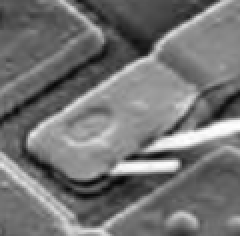
#> input picture Assgn2/fft_sample.png, 120 x 118 px, given in place of dft1.png, which was not available (shown 2 times larger)
$ python dft.py
#> lines starting #> are read from the running program, lines starting #| are printed output that depends on the picture; pictures that were not available may be replaced by others from this repository, and a replacement may not be noted
import numpy as np # Import numpy for mathematical operations and functions
import sys # Required for starting and exiting application
import copy # Need the deepcopy function to copy entire arrays
from PIL import Image # Required to read jpeg images
import cv2 as cv2
import math
from matplotlib import pyplot as plt
import matplotlib.image as mpimg
from scipy.signal import butter, lfilter, freqz
import pdb;
import argparse
import pdb

def fft(img):

    rows , cols = np.shape(img)
    FFT = np.zeros(np.shape(img), dtype=complex)

    for i in range(rows):
        for j in range(cols):

            print(i,j)

            dft = complex(0)
            for m in range(rows):
                for n in range(cols):
                    dft = dft + img[n,m]*np.exp(-2j * np.pi * (m * i / rows + n*j/cols))

            FFT[i,j] = dft

    return FFT

def new_fft(img):

    rows, cols = np.shape(img)
    FFT = np.zeros(np.shape(img), dtype = complex)

    for i in range(rows):
        for j in range(cols):

            print(i,j)

            x = np.arange(0,rows,1)/rows*i
            y = np.arange(0,cols,1)/cols*j
            xx, yy = np.meshgrid(x, y, sparse=True)
            z = xx + yy
            z = np.exp(z)
            z = np.power(z,-2j*np.pi)
            # pdb.set_trace()
            FFT[i,j] = np.trace(np.matmul(img,z))

    # FFT[FFT < np.power(.1,10)] = 0
    return FFT


blur_img = cv2.imread("/Users/sachin007/Documents/EE610/EE610_ImgProcessn/Assgn2/Images/dft1.png",0) #load the blurred image
#> blur_img is the input picture: shape (118, 120); min 6, max 254, mean 115.8
# r = 10
# c = 10
blur_img = cv2.resize(blur_img, (100,100))
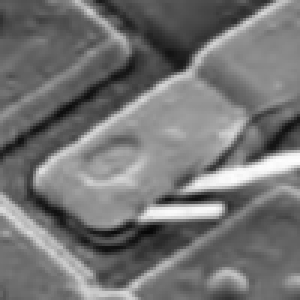
#> blur_img: shape (100, 100) (shown 3 times larger); min 7, max 253, mean 115.6
cv2.imshow("ori",blur_img)

# [7 lines of commented-out code are left out]
pad_blur_img = blur_img

self_fft = np.fft.fftshift(new_fft(pad_blur_img))
mag_self_fft =  20 * np.log(np.abs(self_fft));
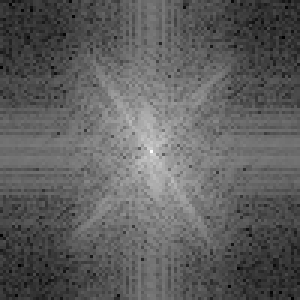
#> mag_self_fft: shape (100, 100) float64 (shown 3 times larger); min 19.25, max 279.2, mean 115.5; drawn with min black and max white
mag_self_fft[mag_self_fft < np.power(.1,5)] = 0

fft_np = np.fft.fftshift(np.fft.fft2(blur_img))
mag_np_fft = 20 * np.log( np.abs(fft_np))
mag_np_fft[mag_np_fft < np.power(.1,5)] = 0
pdb.set_trace()


plt.subplot(221),plt.imshow(blur_img, cmap = 'gray')
plt.title('Input Image'), plt.xticks([]), plt.yticks([])
plt.subplot(222),plt.imshow(mag_np_fft, cmap = 'gray')
plt.title('Numpy Magnitude Spectrum'), plt.xticks([]), plt.yticks([])
plt.subplot(223),plt.imshow(mag_self_fft, cmap = 'gray')
plt.title('Self Magnitude Spectrum'), plt.xticks([]), plt.yticks([])
plt.show()
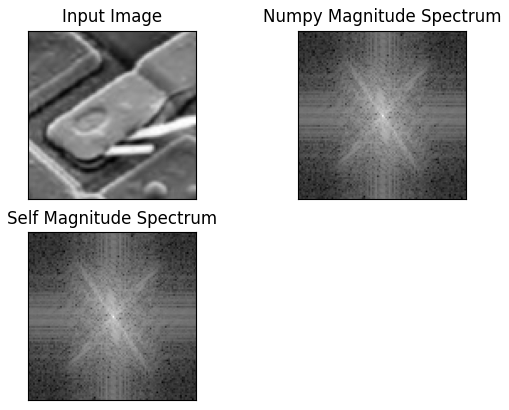
#> figure drawn by matplotlib, 3 panels
# pdb.set_trace()
